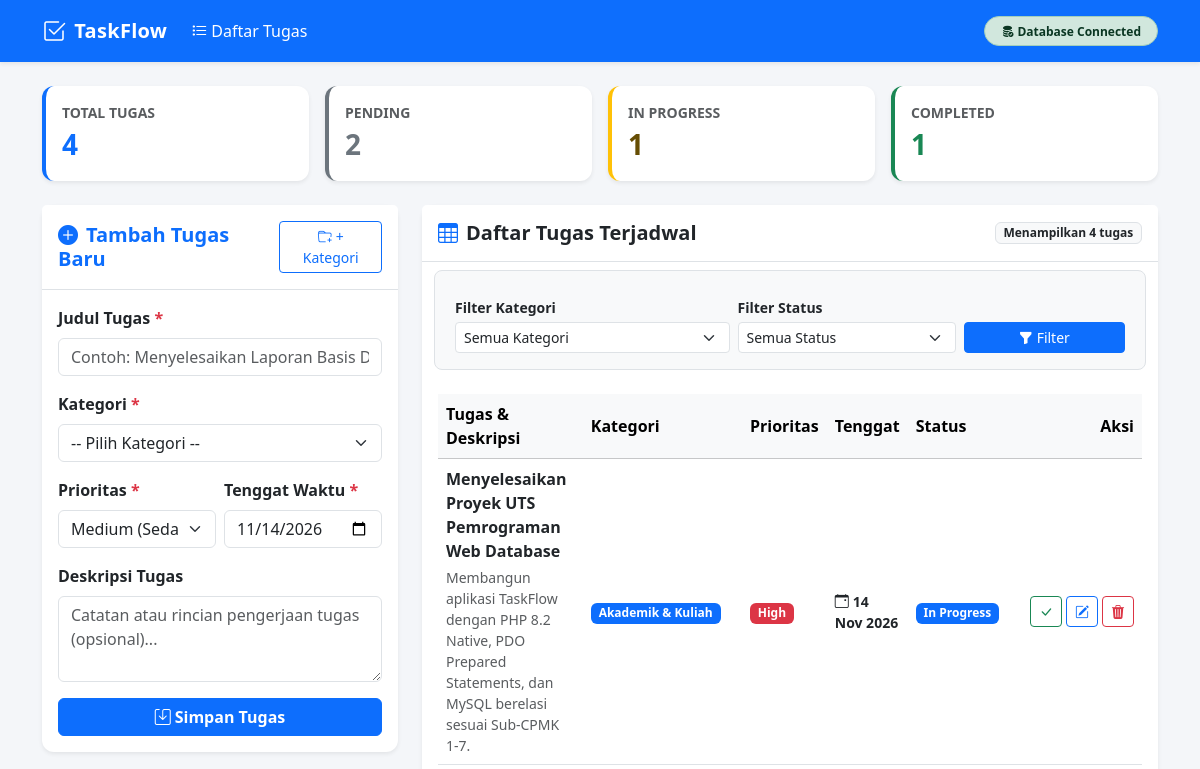
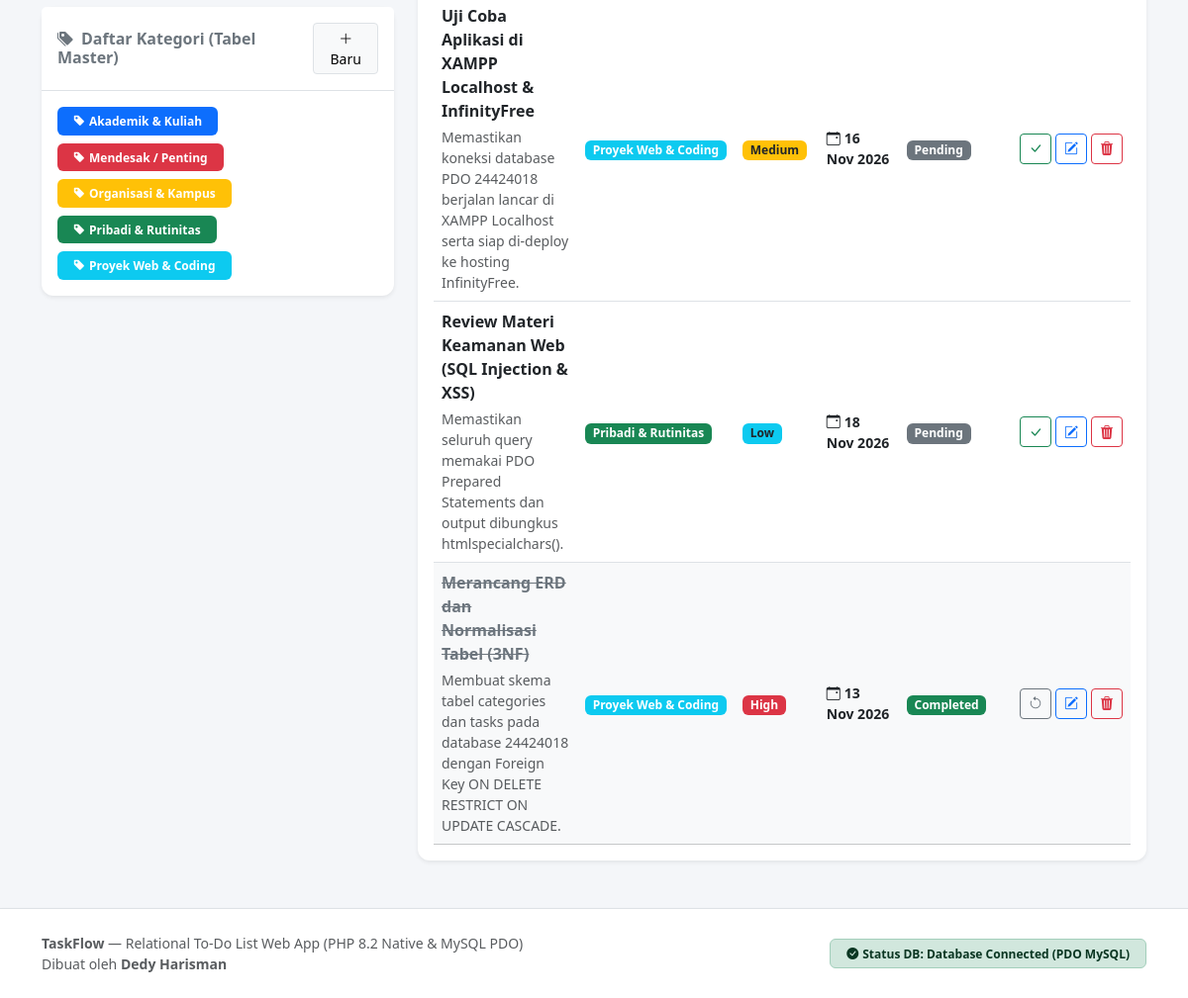
The page / on the database its author committed (2 pictures, top to bottom).
### tables this page shows
CREATE TABLE IF NOT EXISTS `categories` (
    `id` INT AUTO_INCREMENT PRIMARY KEY,
    `name` VARCHAR(50) NOT NULL UNIQUE,
    `color_badge` VARCHAR(20) NOT NULL DEFAULT 'primary',
    `created_at` TIMESTAMP DEFAULT CURRENT_TIMESTAMP
);

CREATE TABLE IF NOT EXISTS `tasks` (
    `id` INT AUTO_INCREMENT PRIMARY KEY,
    `category_id` INT NOT NULL,
    `title` VARCHAR(150) NOT NULL,
    `description` TEXT NULL,
    `priority` ENUM('Low', 'Medium', 'High') NOT NULL DEFAULT 'Medium',
    `status` ENUM('Pending', 'In Progress', 'Completed') NOT NULL DEFAULT 'Pending',
    `due_date` DATE NOT NULL,
    `created_at` TIMESTAMP DEFAULT CURRENT_TIMESTAMP,
    `updated_at` TIMESTAMP DEFAULT CURRENT_TIMESTAMP ON UPDATE CURRENT_TIMESTAMP,
    CONSTRAINT `fk_tasks_category`
        FOREIGN KEY (`category_id`) REFERENCES `categories` (`id`)
        ON DELETE RESTRICT
        ON UPDATE CASCADE
);

### index.php (the view, shortened to what the rows shown need)
<?php
require_once __DIR__ . '/config/database.php';
$categories = [];
$tasks = [];
if ($db_connected && $pdo instanceof PDO) {
    try {
        $stmtCat = $pdo->query("SELECT id, name, color_badge FROM categories ORDER BY name ASC");
        $categories = $stmtCat->fetchAll();
        $sql = "
            SELECT
                t.id,
                t.category_id,
                t.title,
                t.description,
                t.priority,
                t.status,
                t.due_date,
                t.created_at,
                t.updated_at,
                c.name AS category_name,
                c.color_badge AS category_color
            FROM tasks t
            INNER JOIN categories c ON t.category_id = c.id
            WHERE 1=1
        ";
        $params = [];
        $sql .= "
            ORDER BY
                CASE WHEN t.status = 'Completed' THEN 1 ELSE 0 END ASC,
                t.due_date ASC,
                FIELD(t.priority, 'High', 'Medium', 'Low') ASC,
                t.id DESC
        ";
        $stmtTasks = $pdo->prepare($sql);
        $stmtTasks->execute($params);
        $tasks = $stmtTasks->fetchAll();
    } catch (PDOException $e) {
        error_log('[TaskFlow Read Error] ' . $e->getMessage());
        $_SESSION['flash_message'] = 'Terjadi kesalahan saat memuat data tugas. Pastikan tabel database telah diimpor dari database/schema.sql.';
        $_SESSION['flash_type'] = 'danger';
    }
}
require_once __DIR__ . '/includes/header.php';
?>
<div class="row g-4">
    <div class="col-lg-4">
        <div class="card shadow-sm">
            <div class="card-body">
                <?php if (empty($categories)): ?>
                    <p class="text-muted small mb-0">Belum ada kategori terdaftar.</p>
                <?php else: ?>
                    <div class="d-flex flex-wrap gap-2">
                        <?php foreach ($categories as $cat): ?>
                            <a href="index.php?category_id=<?= (int) $cat['id'] ?>" class="text-decoration-none">
                                <span class="badge bg-<?= e($cat['color_badge']) ?> px-3 py-2">
                                    <i class="bi bi-tag-fill me-1"></i><?= e($cat['name']) ?>
                                </span>
                            </a>
                        <?php endforeach; ?>
                    </div>
                <?php endif; ?>
            </div>
        </div>
    </div>
    <div class="col-lg-8">
        <div class="card shadow-sm">
            <div class="card-body">
                <div class="table-responsive">
                    <table class="table table-hover align-middle mb-0">
                        <thead class="table-light">
                            <tr>
                                <th scope="col" style="width: 35%;">Tugas &amp; Deskripsi</th>
                                <th scope="col">Kategori</th>
                                <th scope="col">Prioritas</th>
                                <th scope="col">Tenggat</th>
                                <th scope="col">Status</th>
                                <th scope="col" class="text-end" style="min-width: 135px;">Aksi</th>
                            </tr>
                        </thead>
                        <tbody>
                            <?php if (empty($tasks)): ?>
                                <tr>
                                    <td colspan="6" class="text-center py-5 text-muted">
                                        <i class="bi bi-inbox fs-1 d-block mb-2 text-secondary"></i>
                                        Tidak ada data tugas yang ditemukan. Silakan tambah tugas baru atau sesuaikan filter.
                                    </td>
                                </tr>
                            <?php else: ?>
                                <?php foreach ($tasks as $task): ?>
                                    <?php
                                    $is_completed = ($task['status'] === 'Completed');
                                    $is_overdue   = (!$is_completed && strtotime($task['due_date']) < strtotime(date('Y-m-d')));
                                    $priority_badge = match ($task['priority']) {
                                        'High'   => 'danger',
                                        'Medium' => 'warning text-dark',
                                        'Low'    => 'info text-dark',
                                        default  => 'secondary',
                                    };
                                    $status_badge = match ($task['status']) {
                                        'Completed'   => 'success',
                                        'In Progress' => 'primary',
                                        'Pending'     => 'secondary',
                                        default       => 'secondary',
                                    };
                                    ?>
                                    <tr class="<?= $is_completed ? 'table-light' : '' ?>">
                                        <td>
                                            <div class="fw-semibold <?= $is_completed ? 'task-completed-title' : 'text-dark' ?>">
                                                <?= e($task['title']) ?>
                                            </div>
                                            <?php if (!empty($task['description'])): ?>
                                                <div class="small text-muted mt-1">
                                                    <?= nl2br(e($task['description'])) ?>
                                                </div>
                                            <?php endif; ?>
                                        </td>
                                        <td>
                                            <span class="badge bg-<?= e($task['category_color']) ?>">
                                                <?= e($task['category_name']) ?>
                                            </span>
                                        </td>
                                        <td>
                                            <span class="badge bg-<?= $priority_badge ?>">
                                                <?= e($task['priority']) ?>
                                            </span>
                                        </td>
                                        <td>
                                            <div class="small fw-semibold <?= $is_overdue ? 'text-danger' : 'text-body' ?>">
                                                <i class="bi bi-calendar-event me-1"></i><?= e(date('d M Y', strtotime($task['due_date']))) ?>
                                            </div>
                                        </td>
                                        <td>
                                            <span class="badge bg-<?= $status_badge ?>">
                                                <?= e($task['status']) ?>
                                            </span>
                                        </td>
                                        <td class="text-end">
                                            <div class="d-inline-flex gap-1">
                                                <form action="toggle_status.php" method="POST" class="d-inline">
                                                    <?php if (!$is_completed): ?>
                                                        <button type="submit" class="btn btn-sm btn-outline-success" title="Tandai Selesai (Completed)">
                                                            <i class="bi bi-check-lg"></i>
                                                        </button>
                                                    <?php else: ?>
                                                        <button type="submit" class="btn btn-sm btn-outline-secondary" title="Kembalikan ke Pending">
                                                            <i class="bi bi-arrow-counterclockwise"></i>
                                                        </button>
                                                    <?php endif; ?>
                                                </form>
                                                <a href="edit.php?id=<?= (int) $task['id'] ?>" class="btn btn-sm btn-outline-primary" title="Edit Tugas">
                                                    <i class="bi bi-pencil-square"></i>
                                                </a>
                                                <form action="delete.php" method="POST" class="d-inline">
                                                    <button type="submit" class="btn btn-sm btn-outline-danger" title="Hapus Tugas" onclick="return confirm('Apakah Anda yakin ingin menghapus tugas ini secara permanen?');">
                                                        <i class="bi bi-trash3-fill"></i>
                                                    </button>
                                                </form>
                                            </div>
                                        </td>
                                    </tr>
                                <?php endforeach; ?>
                            <?php endif; ?>
                        </tbody>
                    </table>
                </div>
            </div>
        </div>
    </div>
</div>
<?php require_once __DIR__ . '/includes/footer.php'; ?>

### rows shown on the page
categories: name "Akademik & Kuliah"
categories: name "Mendesak / Penting"
categories: name "Organisasi & Kampus"
categories: name "Pribadi & Rutinitas"
categories: name "Proyek Web & Coding"
tasks: title "Menyelesaikan Proyek UTS Pemrograman Web Database", description "Membangun aplikasi TaskFlow dengan PHP 8.2 Native, PDO Prepared Statements, dan MySQL berelasi sesuai Sub-CPMK 1-7.", category.name "Akademik & Kuliah", priority "High", due_date "14 Nov 2026", status "In Progress"
tasks: title "Uji Coba Aplikasi di XAMPP Localhost & InfinityFree", description "Memastikan koneksi database PDO 24424018 berjalan lancar di XAMPP Localhost serta siap di-deploy ke hosting InfinityFree.", category.name "Proyek Web & Coding", priority "Medium", due_date "16 Nov 2026", status "Pending"
tasks: title "Review Materi Keamanan Web (SQL Injection & XSS)", description "Memastikan seluruh query memakai PDO Prepared Statements dan output dibungkus htmlspecialchars().", category.name "Pribadi & Rutinitas", priority "Low", due_date "18 Nov 2026", status "Pending"
tasks: title "Merancang ERD dan Normalisasi Tabel (3NF)", description "Membuat skema tabel categories dan tasks pada database 24424018 dengan Foreign Key ON DELETE RESTRICT ON UPDATE CASCADE.", category.name "Proyek Web & Coding", priority "High", due_date "13 Nov 2026", status "Completed"

### other values the page prints
$stats['total'] "4"
$stats['pending'] "2"
$stats['in_progress'] "1"
$stats['completed'] "1"
count($tasks) "4"
